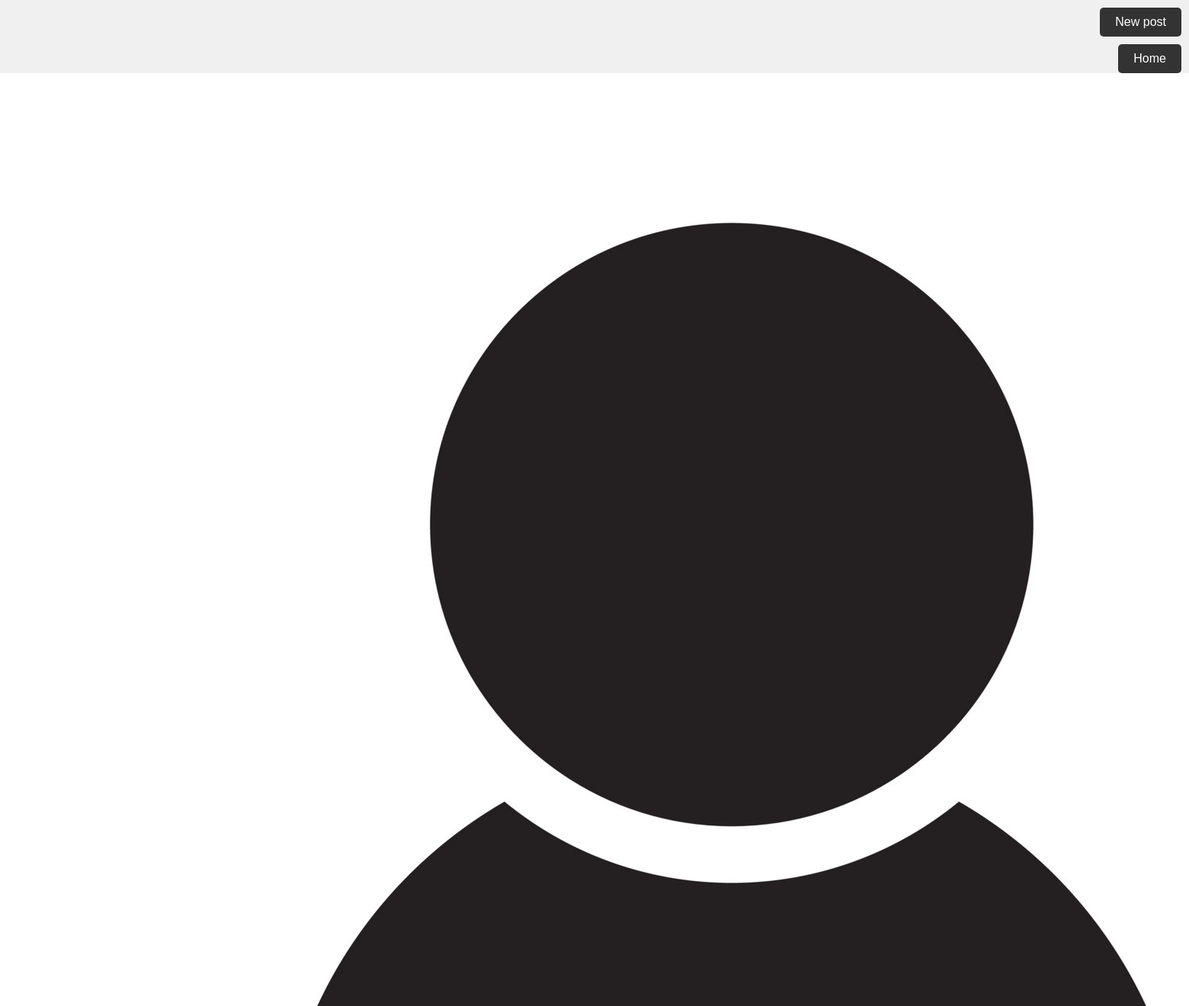
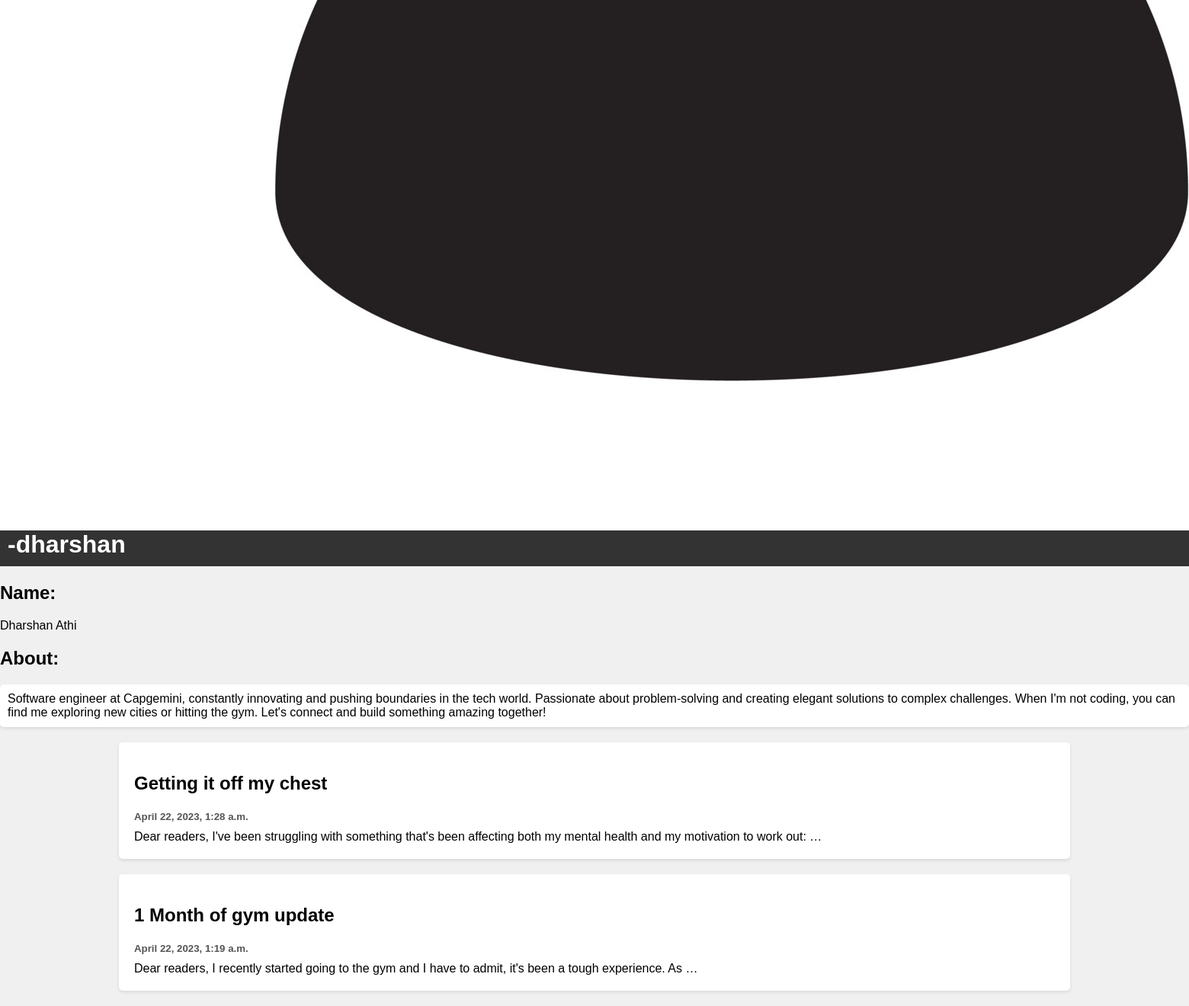
The app's page /profile/dharshan with its own data (2 pictures, top to bottom).
### posts/models.py (models this page shows, shortened)
class Profile(models.Model):
    user = models.OneToOneField(User, on_delete=models.CASCADE)
    bio = models.TextField()

class Post(models.Model):
    title = models.CharField(max_length=100)
    content = models.CharField(max_length=10000)
    post_time = models.DateTimeField(default= datetime.now, blank = True)
    author = models.ForeignKey(User, on_delete=models.CASCADE, blank=True)

### posts/views.py (the view)
# urls.py: path('profile/<str:name>',views.profile,name='profile'),
def profile(request,name):
    posts = Post.objects.all()
    profile = User.objects.get(username=name)
    first_name = profile.first_name
    last_name = profile.last_name
    return render(request,'profile.html',{'posts': posts,'user': profile,'logged_in_user': request.user,'first':first_name,'last':last_name})

### templates/profile.html (shortened to what this page needs)
<head>
</head>
{% load static %}
{% if user.is_authenticated %}
<div class="new">
    <a href="{% url 'new' %}" style="text-decoration: none;">New post</a>
</div>
{% endif %}
{% if user.is_authenticated %}
<div class="new">
    <a href="{% url 'index' %}" style="text-decoration: none;">Home</a>
</div>
{% endif %}
{% if user.username == logged_in_user.username %}
<a href = "{% url 'edit' %}">
<img class="profile" src="{% static 'images/aaaaaaaa.jpg' %}"></a>
{% else %}
<img class="profile" src="{% static 'images/aaaaaaaa.jpg' %}">
{% endif %}
<div>
<h1 class="username">-{{user.username}}</h1>
<h2>Name: </h2><p> {{first}} {{last}}</p>
<h2>About:</h2>
<p class="Bio">{{user.profile.bio}}</p>
</div>
<div class="row">
    <div class="rightcolumn">
      {% for post in posts reversed %}
      {% if post.author.username == user.username %}
      <div class="card">
        <a href="/post/{{post.id}}" style="text-decoration: none; color: black" action = 'post'>
          <h2>{{post.title}}</h2>
          <h5>{{post.post_time}}</h5>
          <p>{{post.content|truncatewords:20}}</p>
        </a>
      </div>
      {% endif %}
      {% endfor %}
    </div>
  </div>

### templates/profile.html (style rules this page uses)
.username { text-align: left; background-color: #333; color: #fff; margin-top: -10px; padding: 10px; }
.bio { background-color: #fff; padding: 10px; border-radius: 5px; box-shadow: 0 2px 4px rgba(0, 0, 0, 0.1); }
.rightcolumn { float: none; margin: 0 auto; width: 80%; }
.card { background-color: #fff; margin: 20px 0; padding: 20px; border-radius: 5px; box-shadow: 0 2px 4px rgba(0, 0, 0, 0.1); }
.card a { text-decoration: none; color: #333; }
.card h2 { font-size: 24px; margin-bottom: 10px; }
.card h5 { color: #555; margin-bottom: 10px; }
.card p { margin: 0; }
.new { text-align: right; }
.new a { display: inline-block; padding: 10px 20px; background-color: #333; color: #fff; text-decoration: none; border-radius: 5px; transition: background-color 0.3s, color 0.3s; margin-right: 10px; margin-top: 10px; }

### records on screen
Post: title "Getting it off my chest", post_time "April 22, 2023, 1:28 a.m.", content "Dear readers, I've been struggling with something that's been affecting both my mental health and my motivation to work out: …"
Post: title "1 Month of gym update", post_time "April 22, 2023, 1:19 a.m.", content "Dear readers, I recently started going to the gym and I have to admit, it's been a tough experience. As …"

### other values on screen
{{ user.username }} "dharshan"
{{ first }} "Dharshan"
{{ last }} "Athi"
